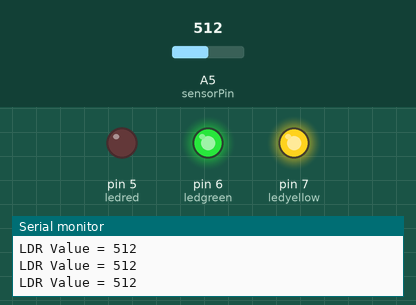
Bench run of a sketch on a simulated Arduino Uno, built with avr-gcc and run on an emulated ATmega328P. Shown: output pins drawn as LEDs (lit = HIGH), the last lines printed to the serial monitor. Inputs (shaded band) come from the test bench; at power-on: A5 (sensorPin) = 512.

Above: at 1.2 s.
1.3 s: A5 (sensorPin) set to 582
4.3 s: A5 (sensorPin) set to 615
At 5.5 s:
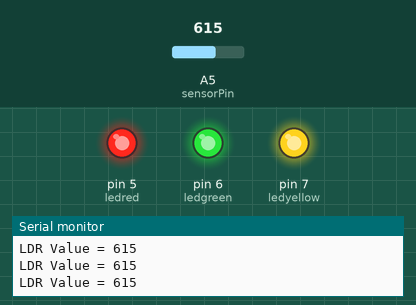
5.8 s: A5 (sensorPin) set to 440
At 7.0 s:
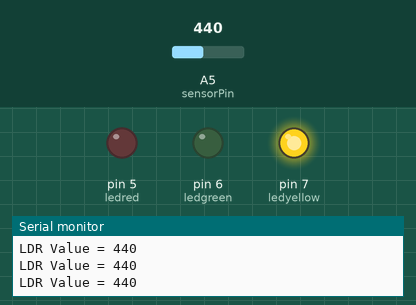
7.3 s: A5 (sensorPin) set to 372
10.3 s: A5 (sensorPin) set to 352
At 11.0 s:
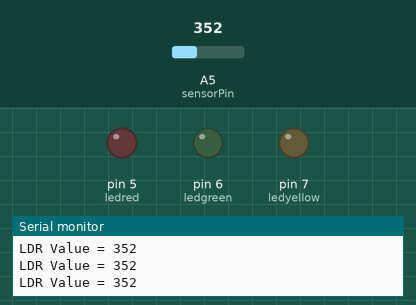
11.8 s: A5 (sensorPin) set to 370
At 12.2 s:
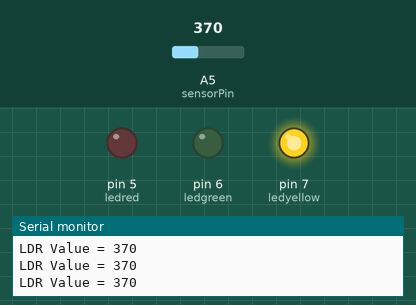
Timing chart, 0 to 14.8 s (numbered marks = the images above; inputs shaded):
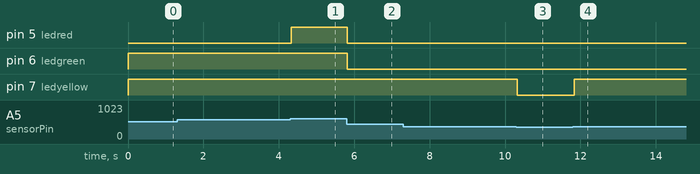

The sketch:

sketch_jul17a.ino
```cpp
int ledyellow = 7;
int ledgreen = 6;
int ledred = 5;
int sensorPin = A5;

void setup() {
  Serial.begin(9600);
  pinMode(ledred, OUTPUT);
  pinMode(ledyellow, OUTPUT);
  pinMode(ledgreen, OUTPUT);
}

void loop() {
  lowlight();
}

void lowlight() {
  int sensorValue = analogRead(sensorPin);
  Serial.print("LDR Value = ");
  Serial.println(sensorValue);

  if (sensorValue >= 360) {
    digitalWrite(ledyellow, HIGH);

    if (sensorValue >= 450) {
      digitalWrite(ledgreen, HIGH);
    }
    else {
      digitalWrite(ledgreen, LOW);
    }

    if (sensorValue >= 600) {
      digitalWrite(ledred, HIGH);
    }
   	else{
    digitalWrite(ledred, LOW);
    }
  }
  else {
    digitalWrite(ledyellow, LOW);
  }
}
```

Measured:
- the behaviour switches between 599 and 600 on A5 (sensorPin) (found by bisection; images 0 and 1)
- the behaviour switches between 360 and 359 on A5 (sensorPin) (found by bisection; images 2 and 3)
- after the input at 4.3 s, pin 5 (ledred): LOW → HIGH at once
- after the input at 5.8 s, pin 5 (ledred), pin 6 (ledgreen): HIGH → LOW at once
- after the input at 10.3 s, pin 7 (ledyellow): HIGH → LOW at once
- after the input at 11.8 s, pin 7 (ledyellow): LOW → HIGH at once
